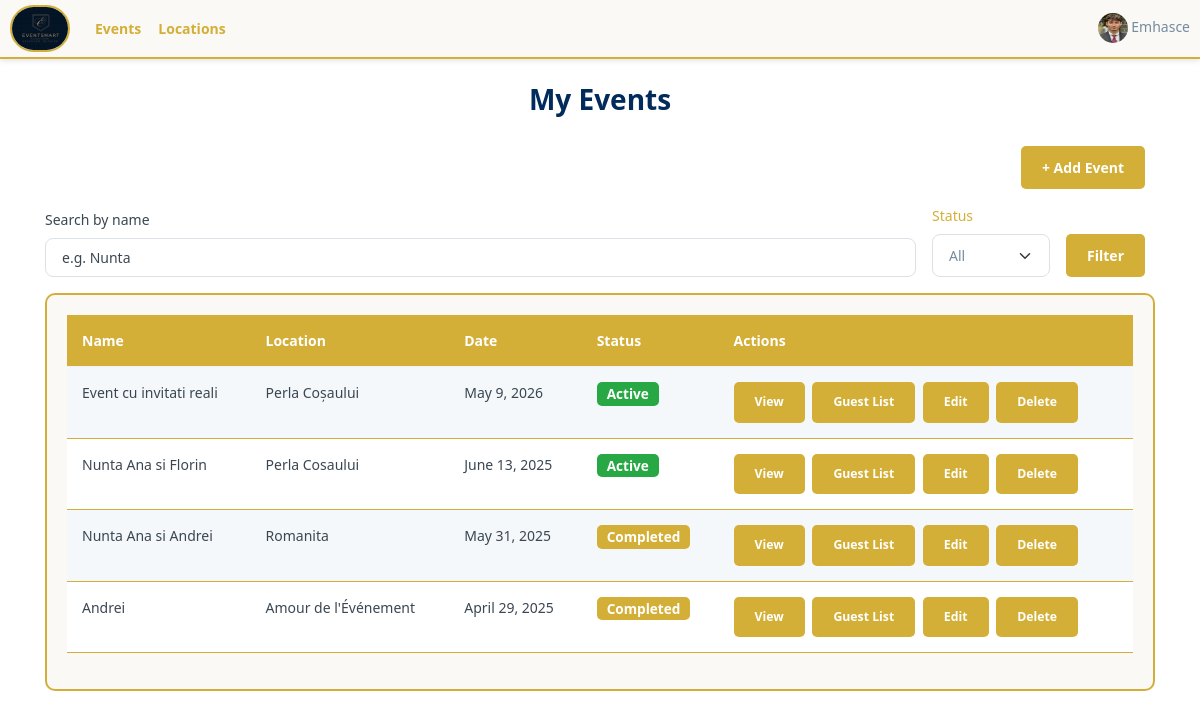
The app's page /my_events/ (signed in), older data.
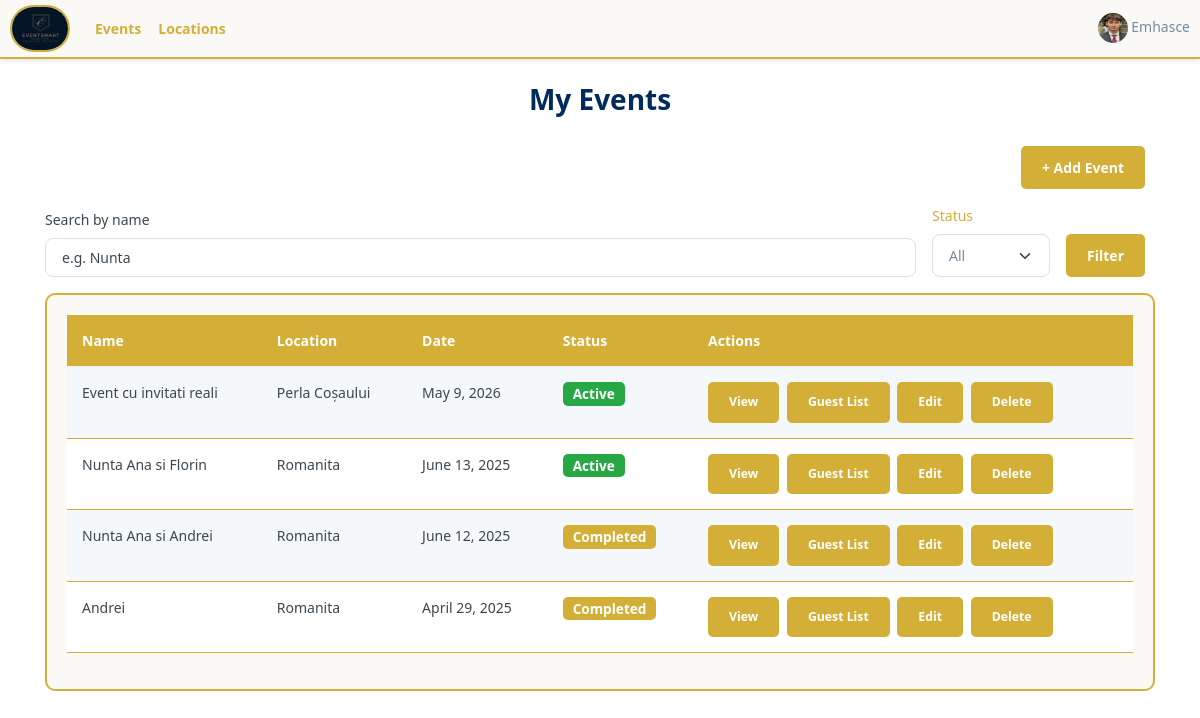
The same page, newer data.
### base/models.py (models this page shows, shortened)
class Event(models.Model):
    location = models.ForeignKey(Location, on_delete=models.SET_NULL, null=True, blank=True)
    event_name = models.CharField(max_length=100)
    event_date = models.DateField()
    event_time = models.TimeField()
    event_description = models.TextField(null=True, blank=True)
    created_at = models.DateTimeField(auto_now_add=True)
    guests = models.ManyToManyField(Guests, related_name='events', blank=True)
    completed = models.BooleanField(default=False)
    types = models.ManyToManyField(Type, blank=True)
    cost = models.DecimalField(max_digits=10, decimal_places=2, default=3000)
    updated_at = models.DateTimeField(auto_now=True)
    is_canceled = models.BooleanField(default=False)
    organized_by = models.ForeignKey(
        User,
        on_delete=models.CASCADE,
        related_name="organized_events",
        blank=True,
        null=True
    )
    @property
    def status(self):
        now = timezone.now()
        extended_end = (datetime.combine(self.event_date, self.event_time) + timedelta(hours=12))
        if now < datetime.combine(self.event_date, self.event_time) - timedelta(hours=1):
            return 'upcoming'
        elif now >= datetime.combine(self.event_date, self.event_time) - timedelta(hours=1) and now < extended_end:
            return 'ongoing'
        else:
            return 'completed'

class Location(models.Model):
    owner = models.ForeignKey(User, on_delete=models.SET_NULL, null=True)
    name = models.CharField(max_length=100)
    description = models.TextField(null=True, blank=True)
    gallery = models.ImageField(upload_to='images/', null=True, blank=True)
    location = models.TextField(max_length=30)
    types = models.ManyToManyField(Type, blank=True)
    seats_numbers = models.IntegerField(null=True, blank=True)
    created_at = models.DateTimeField(auto_now_add=True)
    cost = models.DecimalField(max_digits=12, decimal_places=2,default=3000)
    number = models.CharField(max_length=20, default="+(40) 74 83 64 823")
    def __str__(self):
        return self.name

### base/views.py (the view, shortened to what this page needs)
@login_required(login_url='login')
def my_events(request):
    events = Event.objects.filter(organized_by=request.user)
    search_query = request.GET.get('search', '').strip()
    status_filter = request.GET.get('status', '').strip()
    if search_query:
        events = events.filter(event_name__icontains=search_query)
    events = events.order_by('-event_date')
    paginator = Paginator(events, 10)  # 10 evenimente pe pagină
    page_number = request.GET.get('page')
    page_obj = paginator.get_page(page_number)
    return render(request, 'base/my_events.html', {'events': page_obj})

### base/context_processors.py (called while the page is built)
def media_url(request):
    return {
        'MEDIA_URL': settings.MEDIA_URL
    }

### base/templates/base/my_events.html (shortened to what this page needs)
{% extends 'main.html' %}
{% block content %}
<div class="container my-4">
    <h2 class="text-center">My Events</h2>
    <div class="text-end mb-3">
        <a href="{% url 'event_builder' %}" class="btn btn-view">+ Add Event</a>
    </div>
<form method="get" class="mb-3 d-flex gap-3 align-items-end flex-wrap">
    <div class="flex-grow-1">
        <label for="search" class="form-label">Search by name</label>
        <input type="text" id="search" name="search" placeholder="e.g. Nunta" class="form-control" value="{{ request.GET.search }}">
    </div>
    <div>
        <label for="status" class="form-label" style="color: #D4AF37;">Status</label>
        <select name="status" id="status" class="form-select">
            <option value="">All</option>
        </select>
    </div>
    <div>
        <button type="submit" class="btn btn-view mt-3">Filter</button>
    </div>
</form>
    {% if events %}
        <div class="table-container">
            <table class="table table-striped">
                <thead>
                    <tr>
                        <th>Name</th>
                        <th>Location</th>
                        <th>Date</th>
                        <th>Status</th>
                        <th>Actions</th>
                    </tr>
                </thead>
                <tbody>
                    {% for event in events %}
                    <tr>
                        <td>{{ event.event_name }}</td>
                        <td>{{ event.location }}</td>
                        <td>{{ event.event_date|date:"F j, Y" }}</td>
                        <td>
                            {% if event.is_canceled %}
                                <span class="badge badge-danger">Canceled</span>
                            {% elif event.status in "upcoming ongoing" %}
                                <span class="badge badge-success">Active</span>
                            {% elif event.status == "completed" %}
                                <span class="badge badge-completed" style="background-color: #D4AF37; color: white;">Completed</span>
                            {% else %}
                                <span class="badge" style="background-color: #D4AF37; color: white;">{{ event.status|capfirst }}</span>
                            {% endif %}
                        </td>
                        <td>
                            <a href="{% url 'event_details' event.id %}" class="btn btn-view btn-sm me-1">View</a>
                            <a href="{% url 'guest_list' event.id %}" class="btn btn-view btn-sm me-1">Guest List</a>
                            <a href="{% url 'edit_event' event.id %}" class="btn btn-view btn-sm me-1">Edit</a>
                            <a href="{% url 'delete_event' event.id %}" class="btn btn-delete btn-sm" onclick="return confirm('Are you sure you want to delete this event?')">Delete</a>
                        </td>
                    </tr>
                    {% endfor %}
                </tbody>
            </table>
        </div>
    {% else %}
        <div class="alert text-center">No events found.</div>
    {% endif %}
</div>
{% endblock %}

Row changes from the older to the newer data that the page shows:
changed Event "Nunta Ana si Florin": location "Perla Cosaului" → "Romanita"
changed Event "Nunta Ana si Andrei": event_date "May 31, 2025" → "June 12, 2025"
changed Event "Andrei": location "Amour de l'Événement" → "Romanita"
